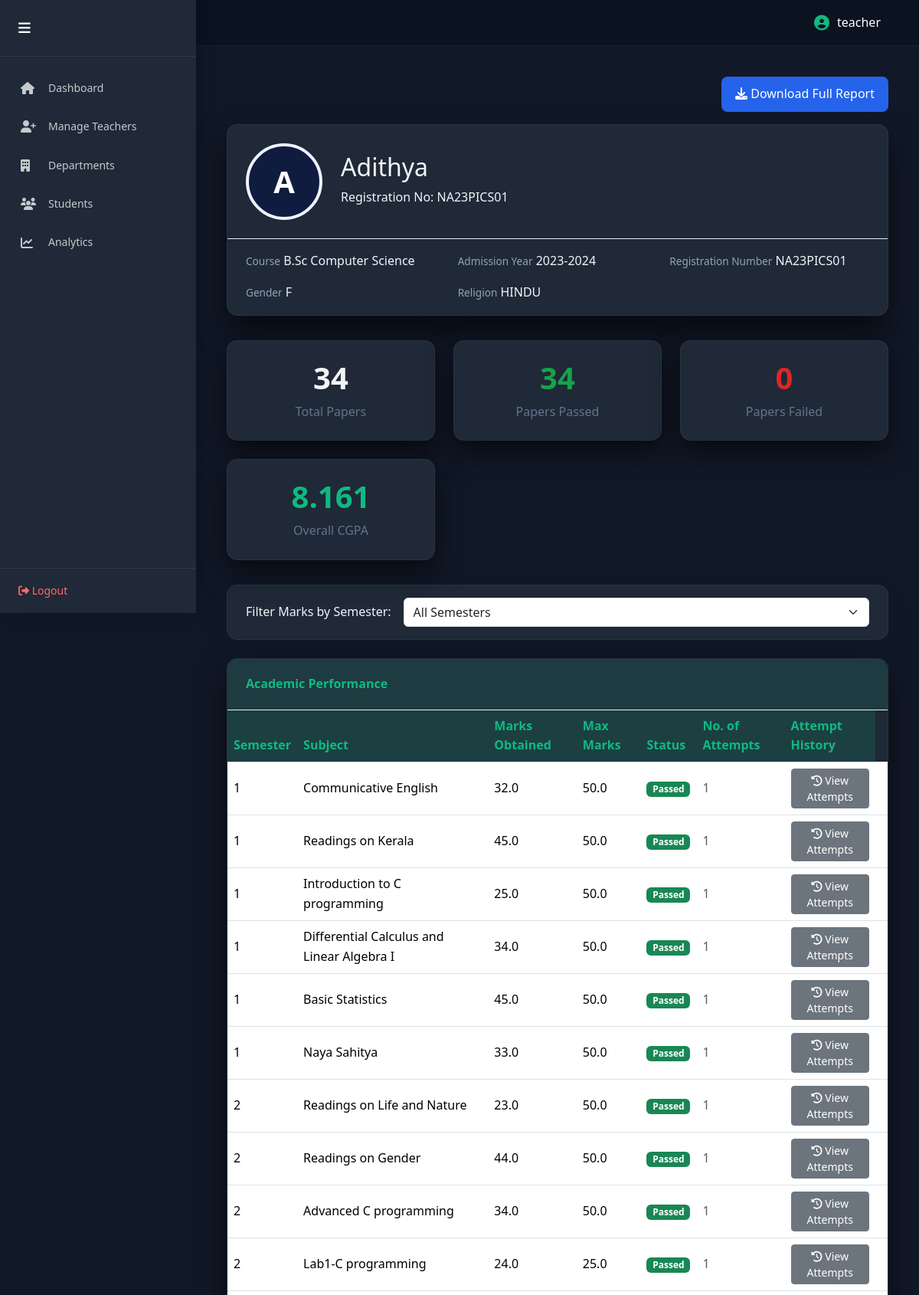
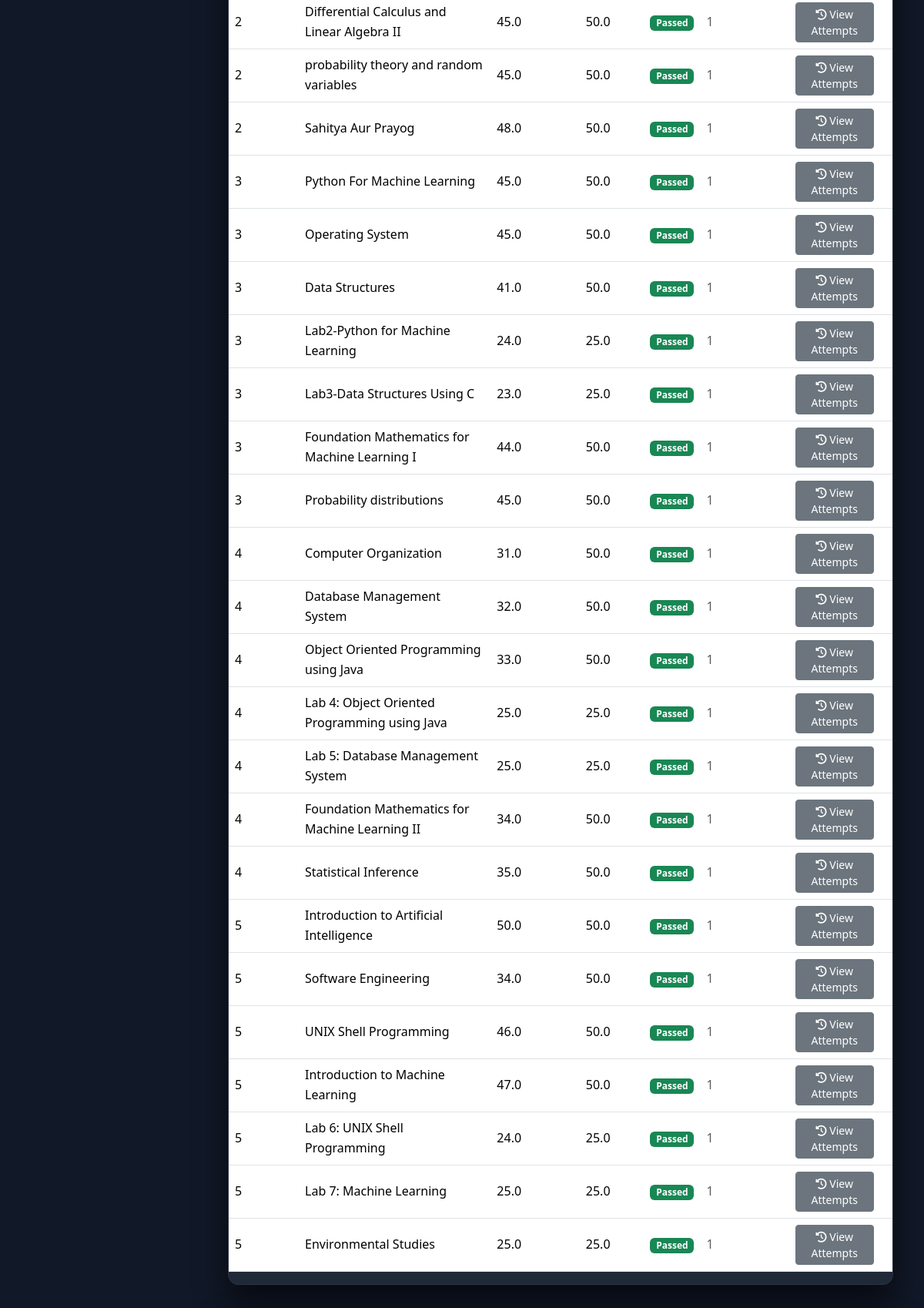
Screenshot of /teacher/student-detail/4/ (signed in, upper part) with the database file from the repository (2 pictures, top to bottom).
### results/models.py (models this page shows, shortened)
class Student(models.Model):
    GENDER_CHOICES = [
        ('M', 'Male'),
        ('F', 'Female'),
        ('O', 'Other'),
    ]
    CASTE_CHOICES = [
        ('GEN', 'General'),
        ('OBC', 'OBC'),
        ('SC', 'SC'),
        ('ST', 'ST'),
        ('OTHER', 'Other'),
    ]
    RELIGION_CHOICES = [
        ('HINDU', 'Hindu'),
        ('MUSLIM', 'Muslim'),
        ('CHRISTIAN', 'Christian'),
        ('SIKH', 'Sikh'),
        ('BUDDHIST', 'Buddhist'),
        ('JAIN', 'Jain'),
        ('OTHER', 'Other'),
    ]
    reg_no = models.CharField(max_length=20, unique=True)
    name = models.CharField(max_length=100)
    dob = models.DateField()
    course = models.CharField(max_length=100, default="B.Sc Computer Science")
    semester = models.IntegerField(default=1)
    gender = models.CharField(max_length=1, choices=GENDER_CHOICES)
    caste = models.CharField(max_length=10, choices=CASTE_CHOICES)
    religion = models.CharField(max_length=20, choices=RELIGION_CHOICES)
    syllabus = models.ForeignKey(Syllabus, on_delete=models.PROTECT, null=True, blank=True)
    address = models.TextField()
    pin_code = models.CharField(max_length=6)
    academic_year = models.CharField(max_length=20, default="2024-25")
    photo = models.ImageField(upload_to="students/", blank=True, null=True)
    department = models.ForeignKey(
        Department,
        on_delete=models.PROTECT,
        null=True,
        blank=True)
    course = models.CharField(max_length=100, default="B.Sc Computer Science")
    course_ref = models.ForeignKey(
        Course,
        on_delete=models.SET_NULL,
        null=True,
        blank=True,
        related_name="students"
    )

class Mark(models.Model):
    semester = models.ForeignKey("Semester", on_delete=models.CASCADE, related_name="marks")
    subject = models.ForeignKey("Subject", on_delete=models.CASCADE)
    marks_obtained = models.FloatField()
    max_marks = models.FloatField(default=50)
    attempt_type = models.CharField(
        max_length=20,
        choices=[
            ("Regular", "Regular"),
            ("Supply/Improvement", "Supply/Improvement"),
        ],
        default="Regular",
    )
    attempt_no = models.IntegerField(default=1)

class Semester(models.Model):
    number = models.IntegerField()
    student = models.ForeignKey(Student, on_delete=models.CASCADE, related_name="semesters")

class Subject(models.Model):
    TYPE_CHOICES = [
        ("CORE", "Core"),
        ("ELECTIVE", "Elective"),
    ]
    name = models.CharField(max_length=100)
    code = models.CharField(max_length=20)
    semester_number = models.IntegerField(default=1)
    credits = models.FloatField(default=3.0)
    max_marks = models.PositiveIntegerField(default=50)
    syllabus = models.ForeignKey(
        Syllabus,
        on_delete=models.CASCADE,
        null=True,
        blank=True
    )
    course_ref = models.ForeignKey(
        Course,
        on_delete=models.SET_NULL,
        null=True,
        blank=True,
        related_name="subjects"
    )
    subject_type = models.CharField(
    max_length=10,
    choices=[("CORE", "Core"), ("ELECTIVE", "Elective")],
    default="CORE"
)
    elective_group = models.CharField(
    max_length=50,
    blank=True,
    null=True
)

### results/views.py (the view)
# urls.py: path("teacher/student-detail/<int:student_id>/", views.student_detail, name="student_detail"),
@login_required(login_url='teacher_login')
@user_passes_test(lambda u: u.is_staff or u.is_superuser)
def student_detail(request, student_id):
    student = get_object_or_404(Student, id=student_id)
    if not request.user.is_superuser:
        if student.department != request.user.teacher.department:
            return redirect("teacher_dashboard")
    all_marks = Mark.objects.filter(semester__student=student).select_related("subject", "semester")
    best_marks = []
    subject_best_map = defaultdict(lambda: None)
    for mark in all_marks:
        current_best = subject_best_map[mark.subject]
        if current_best is None or mark.marks_obtained > current_best.marks_obtained:
            subject_best_map[mark.subject] = mark
    best_marks = list(subject_best_map.values())
    for m in best_marks:
        m.passed = m.marks_obtained >= (0.4 * m.max_marks)
        m.attempt_count = Mark.objects.filter(semester__student=student, subject=m.subject).count()
    total_papers = len(best_marks)
    passed = sum(1 for m in best_marks if m.passed)
    failed = total_papers - passed
    semesters = sorted({m.semester.number for m in best_marks})
    sgpa_values, sgpa_labels = [], []
    semester_credit_map = {}
    for sem in semesters:
        sem_marks = [m for m in best_marks if m.semester.number == sem]
        if sem_marks:
            total_credits = sum((m.subject.credits or 0) for m in sem_marks)
            total_credit_points = 0
            for m in sem_marks:
                gp = (m.marks_obtained / m.max_marks) * 10 if m.max_marks > 0 else 0
                total_credit_points += gp * (m.subject.credits or 0)
            sgpa = round(total_credit_points / total_credits, 3) if total_credits > 0 else 0
            sgpa_values.append(sgpa)
            sgpa_labels.append(f"Sem {sem}")
            semester_credit_map[sem] = total_credits
        else:
            sgpa_values.append(0)
            sgpa_labels.append(f"Sem {sem}")
            semester_credit_map[sem] = 0
    total_all_credits = sum(semester_credit_map.values())
    if total_all_credits > 0:
        cgpa = round(
            sum(
                sgpa * semester_credit_map.get(sem, 0)
                for sgpa, sem in zip(sgpa_values, semesters)
            ) / total_all_credits,
            3,
        )
    else:
        cgpa = 0.0
    selected_semester = request.GET.get("semester")
    if selected_semester:
        selected_semester = int(selected_semester)
        marks = [m for m in best_marks if m.semester.number == selected_semester]
    else:
        marks = best_marks
    return render(request, "student_detail.html", {
        "student": student,
        "marks": marks,
        "semesters": semesters,
        "selected_semester": selected_semester,
        "sgpa_values": sgpa_values,
        "sgpa_labels": sgpa_labels,
        "total_papers": total_papers,
        "passed": passed,
        "failed": failed,
        "cgpa": cgpa
    })

### templates/student_detail.html (shortened to what this page needs)
{% extends "base.html" %}
{% load static %}
{% block extra_css %}
<link rel="stylesheet" href="{% static 'css/student_detail.css' %}">
{% endblock %}
{% block content %}
<div class="report-btn-container">
    <a href="{% url 'download_report' student.id %}" class="report-btn">
        <i class="fas fa-download"></i> Download Full Report
    </a>
</div>
    <div class="student-card">
        <div class="student-profile">
            {% if student.photo %}
                <img src="{{ student.photo.url }}" class="student-avatar" alt="{{ student.name }}">
            {% else %}
                <div class="avatar-placeholder">
                    {{ student.name|slice:":1" }}
                </div>
            {% endif %}
            <div class="student-info">
                <h2>{{ student.name }}</h2>
                <p class="mb-1">Registration No: {{ student.reg_no }}</p>
            </div>
        </div>
        <div class="student-details">
            <div>
                <span class="detail-label">Course</span>
                <span class="detail-value">{{ student.course }}</span>
            </div>
            <div>
                <span class="detail-label">Admission Year</span>
                <span class="detail-value">{{ student.academic_year }}</span>
            </div>
            <div>
                <span class="detail-label">Registration Number</span>
                <span class="detail-value">{{ student.reg_no }}</span>
            </div>
            <div>
                <span class="detail-label">Gender</span>
                <span class="detail-value">{{ student.gender }}</span>
            </div>
            <div>
                <span class="detail-label">Religion</span>
                <span class="detail-value">{{ student.religion }}</span>
            </div>
        </div>
    </div>
    <div class="stats-grid">
        <div class="stat-card">
            <h3>{{ total_papers }}</h3>
            <p>Total Papers</p>
        </div>
        <div class="stat-card passed">
            <h3>{{ passed }}</h3>
            <p>Papers Passed</p>
        </div>
        <div class="stat-card failed">
            <h3>{{ failed }}</h3>
            <p>Papers Failed</p>
        </div>
        <div class="stat-card cgpa">
            <h3>{{ cgpa }}</h3>
            <p>Overall CGPA</p>
        </div>
    </div>
    <form method="get" class="filter-form">
        <label class="filter-label" for="semester">
            Filter Marks by Semester:
        </label>
        <select name="semester"
                id="semester"
                class="form-select"
                onchange="this.form.submit()">
            <option value="">All Semesters</option>
        </select>
    </form>
    <div class="card">
        <div class="card-header">
            Academic Performance
        </div>
        <div class="card-body p-0">
            <div class="table-responsive">
                <table class="table table-hover align-middle">
                    <thead>
                        <tr>
                            <th>Semester</th>
                            <th>Subject</th>
                            <th>Marks Obtained</th>
                            <th>Max Marks</th>
                            <th>Status</th>
                            <th>No. of Attempts</th>
                            <th>Attempt History</th>
                        </tr>
                    </thead>
                    <tbody>
                        {% for m in marks %}
                        <tr>
                            <td>{{ m.semester.number }}</td>
                            <td>{{ m.subject.name }}</td>
                            <td>{{ m.marks_obtained }}</td>
                            <td>{{ m.max_marks }}</td>
                            <td>
                                {% if m.passed %}
                                    <span class="badge bg-success">Passed</span>
                                {% else %}
                                    <span class="badge bg-danger">Failed</span>
                                {% endif %}
                            </td>
                            <td>
                                {% if m.attempt_count > 1 %}
                                    <span class="fw-bold text-primary">
                                        {{ m.attempt_count }}
                                    </span>
                                {% else %}
                                    <span class="text-muted">
                                        {{ m.attempt_count }}
                                    </span>
                                {% endif %}
                            </td>
                            <td>
                                <a href="{% url 'subject_attempt_history' student.id m.subject.id %}"
                                   class="btn btn-sm btn-secondary">
                                    <i class="fas fa-history"></i>
                                    View Attempts
                                </a>
                            </td>
                            <td>
                            </td>
                        </tr>
                        {% empty %}
                        <tr>
                            <td colspan="8" class="text-center py-4">
                                No marks data available
                            </td>
                        </tr>
                        {% endfor %}
                    </tbody>
                </table>
            </div>
        </div>
    </div>
</div>
{% endblock %}

### templates/base.html (shortened to what this page needs)
{% load static %}
<!DOCTYPE html>
<html lang="en">
<head>
    <link href="https://cdn.jsdelivr.net/npm/bootstrap@5.3.2/dist/css/bootstrap.min.css" rel="stylesheet">
    <link href="https://cdnjs.cloudflare.com/ajax/libs/font-awesome/6.4.2/css/all.min.css" rel="stylesheet">
    <link href="{% static 'css/style.css' %}" rel="stylesheet">
    <link href="{% static 'css/panel.css' %}" rel="stylesheet">
    {% block extra_css %}{% endblock %}
</head>
<body class="
{% if user.is_superuser %}admin-mode
{% elif user.is_staff %}teacher-mode
{% endif %}
">
<div class="dashboard-container">
{% if user.is_authenticated and user.is_staff %}
<aside class="sidebar {% if user.is_superuser %}admin-sidebar{% endif %}" id="sidebar">
    <div class="sidebar-header">
        <button class="sidebar-toggle" id="sidebarToggle">
            <i class="fa-solid fa-bars"></i>
        </button>
    </div>
<nav class="sidebar-nav">
    {% if user.is_superuser %}
        <a href="{% url 'admin_dashboard' %}"
           class="nav-item {% if request.resolver_match.url_name == 'admin_dashboard' %}active{% endif %}">
            <i class="fa-solid fa-house"></i>
            <span>Dashboard</span>
        </a>
        <a href="{% url 'add_teacher' %}"
           class="nav-item {% if request.resolver_match.url_name == 'add_teacher' %}active{% endif %}">
            <i class="fa-solid fa-user-plus"></i>
            <span>Manage Teachers</span>
        </a>
        <a href="{% url 'manage_departments' %}"
           class="nav-item {% if request.resolver_match.url_name == 'manage_departments' %}active{% endif %}">
            <i class="fa-solid fa-building"></i>
            <span>Departments</span>
        </a>
        <a href="{% url 'student_search' %}"
           class="nav-item {% if request.resolver_match.url_name == 'student_search' %}active{% endif %}">
            <i class="fa-solid fa-users"></i>
            <span>Students</span>
        </a>
        <a href="{% url 'admin_department_analysis' %}"
           class="nav-item {% if request.resolver_match.url_name == 'admin_department_analysis' %}active{% endif %}">
            <i class="fa-solid fa-chart-line"></i>
            <span>Analytics</span>
        </a>
    {% endif %}
</nav>
    <div class="sidebar-footer">
        <form method="POST" action="{% url 'logout' %}">
            <button type="submit" class="logout-btn">
                <i class="fa-solid fa-right-from-bracket"></i> Logout
            </button>
        </form>
    </div>
</aside>
{% endif %}
<div class="main-content">
    <nav class="topbar">
        <div class="topbar-right">
            {% if user.is_authenticated %}
            <div class="user-info">
                <i class="fa-solid fa-user-circle"></i>
                <span>{{ user.username }}</span>
            </div>
            {% endif %}
        </div>
    </nav>
    <div class="content-area">
        {% block content %}{% endblock %}
    </div>
</div>
</body>
</html>

### rows the page displays
Student: name "A", name "Adithya", reg_no "NA23PICS01", course "B.Sc Computer Science", academic_year "2023-2024", gender "F", religion "HINDU"
Mark: semester.number "1", subject.name "Communicative English", marks_obtained "32.0", max_marks "50.0", shows "Passed", attempt_count "1"
Mark: semester.number "1", subject.name "Readings on Kerala", marks_obtained "45.0", max_marks "50.0", shows "Passed", attempt_count "1"
Mark: semester.number "1", subject.name "Introduction to C programming", marks_obtained "25.0", max_marks "50.0", shows "Passed", attempt_count "1"
Mark: semester.number "1", subject.name "Differential Calculus and Linear Algebra I", marks_obtained "34.0", max_marks "50.0", shows "Passed", attempt_count "1"
Mark: semester.number "1", subject.name "Basic Statistics", marks_obtained "45.0", max_marks "50.0", shows "Passed", attempt_count "1"
Mark: semester.number "1", subject.name "Naya Sahitya", marks_obtained "33.0", max_marks "50.0", shows "Passed", attempt_count "1"
Mark: semester.number "2", subject.name "Readings on Life and Nature", marks_obtained "23.0", max_marks "50.0", shows "Passed", attempt_count "1"
Mark: semester.number "2", subject.name "Readings on Gender", marks_obtained "44.0", max_marks "50.0", shows "Passed", attempt_count "1"
Mark: semester.number "2", subject.name "Advanced C programming", marks_obtained "34.0", max_marks "50.0", shows "Passed", attempt_count "1"
Mark: semester.number "2", subject.name "Lab1-C programming", marks_obtained "24.0", max_marks "25.0", shows "Passed", attempt_count "1"
Mark: semester.number "2", subject.name "Differential Calculus and Linear Algebra II", marks_obtained "45.0", max_marks "50.0", shows "Passed", attempt_count "1"
Mark: semester.number "2", subject.name "probability theory and random variables", marks_obtained "45.0", max_marks "50.0", shows "Passed", attempt_count "1"
Mark: semester.number "2", subject.name "Sahitya Aur Prayog", marks_obtained "48.0", max_marks "50.0", shows "Passed", attempt_count "1"
Mark: semester.number "3", subject.name "Python For Machine Learning", marks_obtained "45.0", max_marks "50.0", shows "Passed", attempt_count "1"
Mark: semester.number "3", subject.name "Operating System", marks_obtained "45.0", max_marks "50.0", shows "Passed", attempt_count "1"
Mark: semester.number "3", subject.name "Data Structures", marks_obtained "41.0", max_marks "50.0", shows "Passed", attempt_count "1"
Mark: semester.number "3", subject.name "Lab2-Python for Machine Learning", marks_obtained "24.0", max_marks "25.0", shows "Passed", attempt_count "1"
Mark: semester.number "3", subject.name "Lab3-Data Structures Using C", marks_obtained "23.0", max_marks "25.0", shows "Passed", attempt_count "1"
Mark: semester.number "3", subject.name "Foundation Mathematics for Machine Learning I", marks_obtained "44.0", max_marks "50.0", shows "Passed", attempt_count "1"
Mark: semester.number "3", subject.name "Probability distributions", marks_obtained "45.0", max_marks "50.0", shows "Passed", attempt_count "1"
Mark: semester.number "4", subject.name "Computer Organization", marks_obtained "31.0", max_marks "50.0", shows "Passed", attempt_count "1"
Mark: semester.number "4", subject.name "Database Management System", marks_obtained "32.0", max_marks "50.0", shows "Passed", attempt_count "1"
Mark: semester.number "4", subject.name "Object Oriented Programming using Java", marks_obtained "33.0", max_marks "50.0", shows "Passed", attempt_count "1"
Mark: semester.number "4", subject.name "Lab 4: Object Oriented Programming using Java", marks_obtained "25.0", max_marks "25.0", shows "Passed", attempt_count "1"
Mark: semester.number "4", subject.name "Lab 5: Database Management System", marks_obtained "25.0", max_marks "25.0", shows "Passed", attempt_count "1"
Mark: semester.number "4", subject.name "Foundation Mathematics for Machine Learning II", marks_obtained "34.0", max_marks "50.0", shows "Passed", attempt_count "1"
Mark: semester.number "4", subject.name "Statistical Inference", marks_obtained "35.0", max_marks "50.0", shows "Passed", attempt_count "1"
Mark: semester.number "5", subject.name "Introduction to Artificial Intelligence", marks_obtained "50.0", max_marks "50.0", shows "Passed", attempt_count "1"
Mark: semester.number "5", subject.name "Software Engineering", marks_obtained "34.0", max_marks "50.0", shows "Passed", attempt_count "1"
Mark: semester.number "5", subject.name "UNIX Shell Programming", marks_obtained "46.0", max_marks "50.0", shows "Passed", attempt_count "1"
Mark: semester.number "5", subject.name "Introduction to Machine Learning", marks_obtained "47.0", max_marks "50.0", shows "Passed", attempt_count "1"
Mark: semester.number "5", subject.name "Lab 6: UNIX Shell Programming", marks_obtained "24.0", max_marks "25.0", shows "Passed", attempt_count "1"
Mark: semester.number "5", subject.name "Lab 7: Machine Learning", marks_obtained "25.0", max_marks "25.0", shows "Passed", attempt_count "1"
Mark: semester.number "5", subject.name "Environmental Studies", marks_obtained "25.0", max_marks "25.0", shows "Passed", attempt_count "1"

### other values shown
{{ user.username }} "teacher"
{{ total_papers }} "34"
{{ passed }} "34"
{{ failed }} "0"
{{ cgpa }} "8.161"
